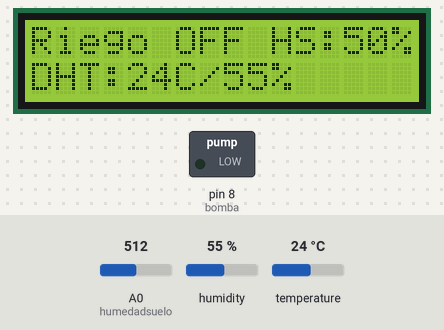
The sketch below on a simulated Arduino Uno, built with avr-gcc and run on an emulated ATmega328P. Parts: 16×2 character LCD, switched loads named in the sketch (green lamp = pin HIGH). The inputs (shaded band) are chosen by the test bench; at power-on: temperature 24 °C, A0 (humedadsuelo) = 512, humidity 55 %. What the sketch prints to the serial monitor is not drawn.

Above: at 6.2 s.
6.3 s: temperature set to 28 °C
At 8.7 s:
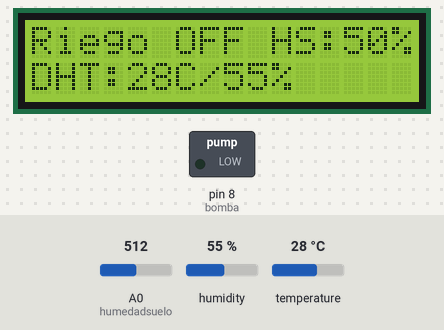
9.4 s: temperature set to 31 °C
At 11.3 s:
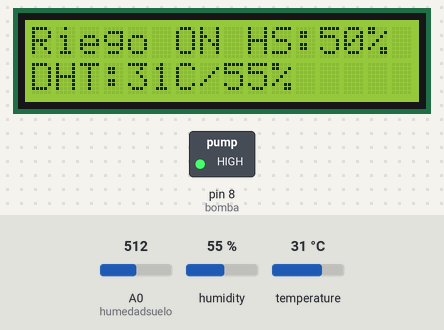
15.8 s: A0 (humedadsuelo) set to 716
At 19.7 s:
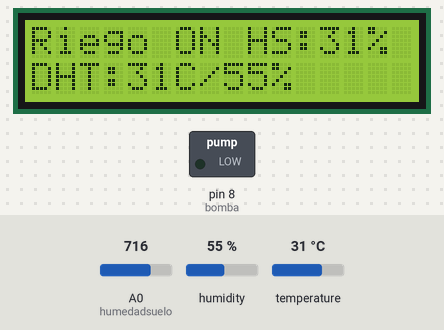
20.8 s: humidity set to 22 %
At 25.0 s:
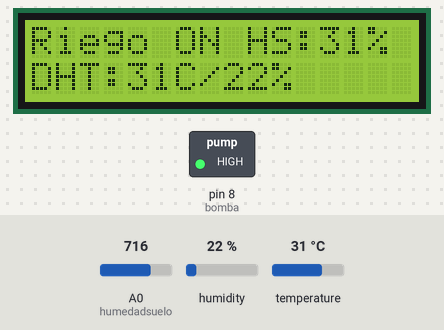
27.2 s: A0 (humedadsuelo) set to 900
At 28.5 s:
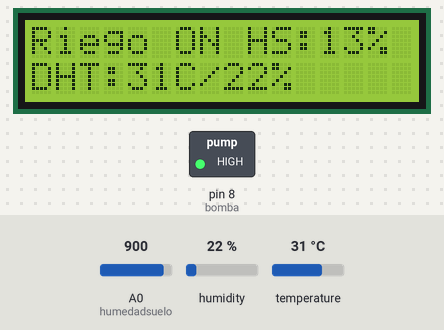
31.4 s: A0 (humedadsuelo) set to 1023
At 36.5 s:
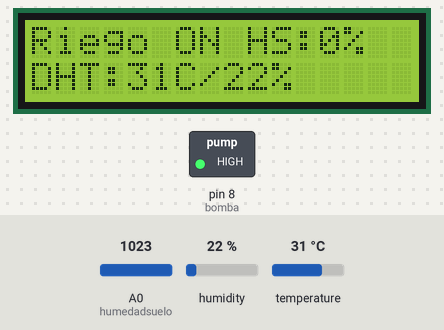
Timing chart, 0 to 38.8 s (numbered marks = the images above; inputs shaded):
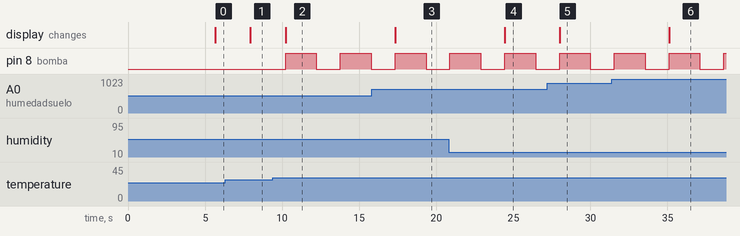

Measured:
- the behaviour switches between 29 and 30 °C on temperature (found by bisection; images 1 and 2)
- after the input at 6.3 s, the display: changes after 1.6 s (image 1)
- after the input at 9.4 s, pin 8 (bomba): alternates HIGH for 2.0 s and LOW for 1.6 s, starting after 0.83 s; the display: changes after 0.83 s (image 2)
- after the input at 15.8 s, the display: changes after 1.5 s (image 3)
- after the input at 20.8 s, the display: changes after 3.6 s (image 4)
- after the input at 27.2 s, the display: changes after 0.80 s (image 5)
- after the input at 31.4 s, the display: changes after 3.7 s (image 6)

The sketch:

huertoInteligente.ino
```cpp
#include <DHT.h>//Incluyo la librería del sensor DHT11
#include <Wire.h>
////////////////////////Para la pantalla LCD
#include <LiquidCrystal_I2C.h> // Debe descargar la Libreria que controla el I2C
LiquidCrystal_I2C lcd(0x27, 16, 2); //SI no va, se puede poner 0x20 para probar
//el modulo es de 16 por 2. el protocolo es 0x27. si no va, probar con 0x20
//Pines del módulo I2C
//VCC GND SON LA TENSIÓN Y LA TIERRA
//SDA VA AL A4
//SCL VA AL A5
////////////////////////Configuro pines y variables
int sensor = 4;//Pin 4 para el valor del sensor DHT11
int temp, humedad;//Configuro las variables de temperatura y humedad del DHT11
const int bomba = 8; //Pin 8 para la bomba
const int humedadsuelo = A0; //A0 para la humedad del suelo
DHT dht (sensor, DHT11);//Configuro el modelo de DHT. Es el DHT11
void setup()
{
  Serial.begin(9600);//Arrancamos el puerto serie a 9600
  dht.begin();//Arranco el sensor DHT11
//Configuramos entradas y salidas
  pinMode(humedadsuelo, INPUT);//Configuro humedadsuelo como entrada
  pinMode(bomba, OUTPUT);//Configuro bomba como salida
//Para la pantalla LCD INICIO
lcd.init(); //Inicializamos el LCD
lcd.backlight(); //Activamos la luz de fondo
lcd.clear();//blanqueamos la pantalla
lcd.setCursor(0, 0); //Posicion: columna cero fila cero
lcd.print("####");
lcd.setCursor(5, 0); //Posicion: columna cero fila cinco
lcd.print("SERCAP");
lcd.setCursor(12, 0); //Posicion: columna cero fila once
lcd.print("####");
lcd.setCursor(2, 1); //Posicion: columna cero fila uno
lcd.print("HUERTO SMART");
delay(5000);
}
void loop()
{
//Leo el valor de la humedad y lo introduzco en SensorValue en porcentaje de 0 a 100%
int SensorValue = map(analogRead(humedadsuelo), 0, 1023, 100, 0);
Serial.print("Sensor de Humedad: ");
Serial.print(SensorValue);
Serial.println("%");
//Leo y meto los valores de temperatura y humedad en las variables temp y humedad
humedad = dht.readHumidity();
temp = dht.readTemperature();
/////Puerto serie
//Imprimo por el puerto serie los valores de temperatura y humedad del DHT11
Serial.print("Temperatura: "); Serial.print(temp);
Serial.print("°C Humedad: "); Serial.print(humedad); Serial.println("%");
//Imprimo por el puerto serie el valor de la humedad del suelo
Serial.print("Humedad del suelo: "); Serial.print(SensorValue); Serial.println("%");
delay(500);
//*************************************************************
// Condiciones de riego
// Si la humedad en el suelo es igual o inferior al 50%.
// Si la temperatura es mayor o igual al 30%, entonces el sistema de riego riega.
// En caso de que no se cumpla alguno o ninguno de los 2 requisitos anteriores,
// el sistema de riego no riega
//*************************************************************
if( SensorValue <= 50 && temp >= 30) { // el valor que considero seco y Temp mayor o igual a 30 grados
// Riega durante 2 segundoS y espera a comprobar la humedad otro segundo
Serial.println("La tierra está seca, comienza el riego automático");
lcd.clear();//blanqueamos la pantalla
lcd.setCursor(0, 0); //Posicion: columna cero fila cero
lcd.print("Riego ON");
lcd.setCursor(9, 0); //Posicion: columna cero fila uno
lcd.print("HS:");
lcd.print(SensorValue);
lcd.print("%");
lcd.setCursor(0, 1); //Posicion: columna cero fila cero
lcd.print("DHT:");
lcd.print(temp);
lcd.print("C/");
lcd.print(humedad);
lcd.print("%");
digitalWrite(bomba, HIGH);
delay(2000);
digitalWrite(bomba, LOW);
delay(1000);
}
else{
// Riega durante 2 segundos y espera a comprobar la humedad otro segundo
Serial.println("La tierra está seca, comienza el riego automático");
lcd.clear();//blanqueamos la pantalla
lcd.setCursor(0, 0); //Posicion: columna cero fila cero
lcd.print("Riego OFF");
lcd.setCursor(10, 0); //Posicion: columna cero fila uno
lcd.print("HS:");
lcd.print(SensorValue);
lcd.print("%");
lcd.setCursor(0, 1); //Posicion: columna cero fila cero
lcd.print("DHT:");
lcd.print(temp);
lcd.print("C/");
lcd.print(humedad);
lcd.print("%");
digitalWrite(bomba, LOW);
delay(20);
}
}
```
